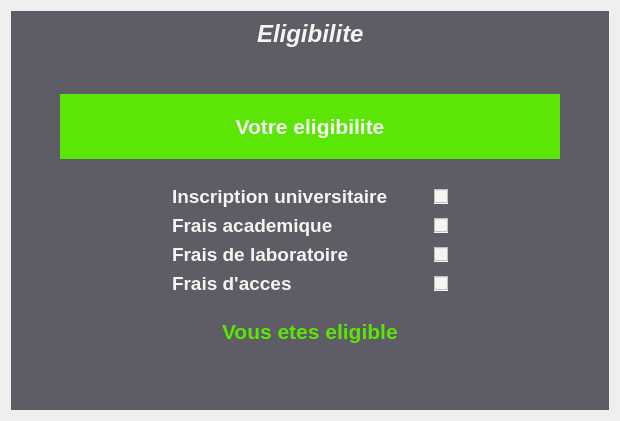
              <widget class="QWidget" name="page_5">
               <layout class="QHBoxLayout" name="horizontalLayout_38">
                <item>
                 <widget class="QWidget" name="widget_25" native="true">
                  <property name="styleSheet">
                   <string notr="true">background-color: rgb(94, 92, 100);
color: rgb(246, 245, 244);</string>
                  </property>
                  <layout class="QVBoxLayout" name="verticalLayout_15">
                   <item>
                    <layout class="QHBoxLayout" name="horizontalLayout_39">
                     <item>
                      <spacer name="horizontalSpacer_23">
                       <property name="orientation">
                        <enum>Qt::Horizontal</enum>
                       </property>
                       <property name="sizeHint" stdset="0">
                        <size>
                         <width>40</width>
                         <height>20</height>
                        </size>
                       </property>
                      </spacer>
                     </item>
                     <item>
                      <widget class="QLabel" name="label_18">
                       <property name="font">
                        <font>
                         <pointsize>18</pointsize>
                         <weight>75</weight>
                         <italic>true</italic>
                         <bold>true</bold>
                        </font>
                       </property>
                       <property name="text">
                        <string>Eligibilite</string>
                       </property>
                      </widget>
                     </item>
                     <item>
                      <spacer name="horizontalSpacer_24">
                       <property name="orientation">
                        <enum>Qt::Horizontal</enum>
                       </property>
                       <property name="sizeHint" stdset="0">
                        <size>
                         <width>40</width>
                         <height>20</height>
                        </size>
                       </property>
                      </spacer>
                     </item>
                    </layout>
                   </item>
                   <item>
                    <spacer name="verticalSpacer_6">
                     <property name="orientation">
                      <enum>Qt::Vertical</enum>
                     </property>
                     <property name="sizeHint" stdset="0">
                      <size>
                       <width>20</width>
                       <height>40</height>
                      </size>
                     </property>
                    </spacer>
                   </item>
                   <item>
                    <layout class="QHBoxLayout" name="horizontalLayout_40">
                     <item>
                      <spacer name="horizontalSpacer_25">
                       <property name="orientation">
                        <enum>Qt::Horizontal</enum>
                       </property>
                       <property name="sizeHint" stdset="0">
                        <size>
                         <width>40</width>
                         <height>20</height>
                        </size>
                       </property>
                      </spacer>
                     </item>
                     <item alignment="Qt::AlignHCenter|Qt::AlignVCenter">
                      <widget class="QLabel" name="label_19">
                       <property name="minimumSize">
                        <size>
                         <width>500</width>
                         <height>0</height>
                        </size>
                       </property>
                       <property name="maximumSize">
                        <size>
                         <width>500</width>
                         <height>16777215</height>
                        </size>
                       </property>
                       <property name="font">
                        <font>
                         <pointsize>16</pointsize>
                         <weight>75</weight>
                         <bold>true</bold>
                        </font>
                       </property>
                       <property name="styleSheet">
                        <string notr="true">padding: 20;
border : none solid white;
width : 300;
background-color: rgb(91, 230, 6);</string>
                       </property>
                       <property name="text">
                        <string>Votre eligibilite</string>
                       </property>
                       <property name="alignment">
                        <set>Qt::AlignCenter</set>
                       </property>
                      </widget>
                     </item>
                     <item>
                      <spacer name="horizontalSpacer_26">
                       <property name="orientation">
                        <enum>Qt::Horizontal</enum>
                       </property>
                       <property name="sizeHint" stdset="0">
                        <size>
                         <width>40</width>
                         <height>20</height>
                        </size>
                       </property>
                      </spacer>
                     </item>
                    </layout>
                   </item>
                   <item>
                    <layout class="QHBoxLayout" name="horizontalLayout_45">
                     <property name="topMargin">
                      <number>20</number>
                     </property>
                     <item>
                      <spacer name="horizontalSpacer_29">
                       <property name="orientation">
                        <enum>Qt::Horizontal</enum>
                       </property>
                       <property name="sizeHint" stdset="0">
                        <size>
                         <width>40</width>
                         <height>20</height>
                        </size>
                       </property>
                      </spacer>
                     </item>
                     <item>
                      <layout class="QVBoxLayout" name="verticalLayout_14">
                       <item>
                        <layout class="QHBoxLayout" name="horizontalLayout">
                         <item>
                          <widget class="QLabel" name="label_20">
                           <property name="font">
                            <font>
                             <pointsize>14</pointsize>
                             <weight>75</weight>
                             <bold>true</bold>
                            </font>
                           </property>
                           <property name="text">
                            <string>Inscription universitaire</string>
                           </property>
                          </widget>
                         </item>
                         <item>
                          <spacer name="horizontalSpacer_31">
                           <property name="orientation">
                            <enum>Qt::Horizontal</enum>
                           </property>
                           <property name="sizeHint" stdset="0">
                            <size>
                             <width>40</width>
                             <height>20</height>
                            </size>
                           </property>
                          </spacer>
                         </item>
                         <item>
                          <widget class="QCheckBox" name="checkBox">
                           <property name="styleSheet">
                            <string notr="true">background-color: rgb(246, 245, 244);
color: rgb(91, 230, 6);</string>
                           </property>
                           <property name="text">
                            <string/>
                           </property>
                          </widget>
                         </item>
                        </layout>
                       </item>
                       <item>
                        <layout class="QHBoxLayout" name="horizontalLayout_42">
                         <item>
                          <widget class="QLabel" name="label_21">
                           <property name="font">
                            <font>
                             <pointsize>14</pointsize>
                             <weight>75</weight>
                             <bold>true</bold>
                            </font>
                           </property>
                           <property name="text">
                            <string>Frais academique</string>
                           </property>
                          </widget>
                         </item>
                         <item>
                          <spacer name="horizontalSpacer_32">
                           <property name="orientation">
                            <enum>Qt::Horizontal</enum>
                           </property>
                           <property name="sizeHint" stdset="0">
                            <size>
                             <width>40</width>
                             <height>20</height>
                            </size>
                           </property>
                          </spacer>
                         </item>
                         <item>
                          <widget class="QCheckBox" name="checkBox_2">
                           <property name="styleSheet">
                            <string notr="true">color: rgb(91, 230, 6);
background-color: rgb(246, 245, 244);</string>
                           </property>
                           <property name="text">
                            <string/>
                           </property>
                          </widget>
                         </item>
                        </layout>
                       </item>
                       <item>
                        <layout class="QHBoxLayout" name="horizontalLayout_43">
                         <item>
                          <widget class="QLabel" name="label_22">
                           <property name="font">
                            <font>
                             <pointsize>14</pointsize>
                             <weight>75</weight>
                             <bold>true</bold>
                            </font>
                           </property>
                           <property name="text">
                            <string>Frais de laboratoire</string>
                           </property>
                          </widget>
                         </item>
                         <item>
                          <spacer name="horizontalSpacer_33">
                           <property name="orientation">
                            <enum>Qt::Horizontal</enum>
                           </property>
                           <property name="sizeHint" stdset="0">
                            <size>
                             <width>40</width>
                             <height>20</height>
                            </size>
                           </property>
                          </spacer>
                         </item>
                         <item>
                          <widget class="QCheckBox" name="checkBox_3">
                           <property name="styleSheet">
                            <string notr="true">color: rgb(91, 230, 6);
background-color: rgb(246, 245, 244);</string>
                           </property>
                           <property name="text">
                            <string/>
                           </property>
                          </widget>
                         </item>
                        </layout>
                       </item>
                       <item>
                        <layout class="QHBoxLayout" name="horizontalLayout_44">
                         <item>
                          <widget class="QLabel" name="label_23">
                           <property name="font">
                            <font>
                             <pointsize>14</pointsize>
                             <weight>75</weight>
                             <bold>true</bold>
                            </font>
                           </property>
                           <property name="text">
                            <string>Frais d'acces</string>
                           </property>
                          </widget>
                         </item>
                         <item>
                          <spacer name="horizontalSpacer_34">
                           <property name="orientation">
                            <enum>Qt::Horizontal</enum>
                           </property>
                           <property name="sizeHint" stdset="0">
                            <size>
                             <width>40</width>
                             <height>20</height>
                            </size>
                           </property>
                          </spacer>
                         </item>
                         <item>
                          <widget class="QCheckBox" name="checkBox_4">
                           <property name="font">
                            <font>
                             <stylestrategy>PreferDefault</stylestrategy>
                            </font>
                           </property>
                           <property name="cursor">
                            <cursorShape>PointingHandCursor</cursorShape>
                           </property>
                           <property name="styleSheet">
                            <string notr="true">color: rgb(91, 230, 6);
background-color: rgb(246, 245, 244);</string>
                           </property>
                           <property name="text">
                            <string/>
                           </property>
                          </widget>
                         </item>
                        </layout>
                       </item>
                      </layout>
                     </item>
                     <item>
                      <spacer name="horizontalSpacer_30">
                       <property name="orientation">
                        <enum>Qt::Horizontal</enum>
                       </property>
                       <property name="sizeHint" stdset="0">
                        <size>
                         <width>40</width>
                         <height>20</height>
                        </size>
                       </property>
                      </spacer>
                     </item>
                    </layout>
                   </item>
                   <item>
                    <widget class="QWidget" name="widget_27" native="true">
                     <property name="minimumSize">
                      <size>
                       <width>0</width>
                       <height>60</height>
                      </size>
                     </property>
                     <property name="maximumSize">
                      <size>
                       <width>16777215</width>
                       <height>60</height>
                      </size>
                     </property>
                     <layout class="QHBoxLayout" name="horizontalLayout_48">
                      <item>
                       <layout class="QHBoxLayout" name="horizontalLayout_47">
                        <item>
                         <spacer name="horizontalSpacer_27">
                          <property name="orientation">
                           <enum>Qt::Horizontal</enum>
                          </property>
                          <property name="sizeHint" stdset="0">
                           <size>
                            <width>40</width>
                            <height>20</height>
                           </size>
                          </property>
                         </spacer>
                        </item>
                        <item>
                         <widget class="QLabel" name="label_24">
                          <property name="font">
                           <font>
                            <pointsize>16</pointsize>
                            <weight>75</weight>
                            <bold>true</bold>
                           </font>
                          </property>
                          <property name="styleSheet">
                           <string notr="true">color: rgb(91, 230, 6);</string>
                          </property>
                          <property name="text">
                           <string>Vous etes eligible</string>
                          </property>
                         </widget>
                        </item>
                        <item>
                         <spacer name="horizontalSpacer_28">
                          <property name="orientation">
                           <enum>Qt::Horizontal</enum>
                          </property>
                          <property name="sizeHint" stdset="0">
                           <size>
                            <width>40</width>
                            <height>20</height>
                           </size>
                          </property>
                         </spacer>
                        </item>
                       </layout>
                      </item>
                     </layout>
                    </widget>
                   </item>
                   <item>
                    <spacer name="verticalSpacer_7">
                     <property name="orientation">
                      <enum>Qt::Vertical</enum>
                     </property>
                     <property name="sizeHint" stdset="0">
                      <size>
                       <width>20</width>
                       <height>40</height>
                      </size>
                     </property>
                    </spacer>
                   </item>
                  </layout>
                 </widget>
                </item>
               </layout>
              </widget>
